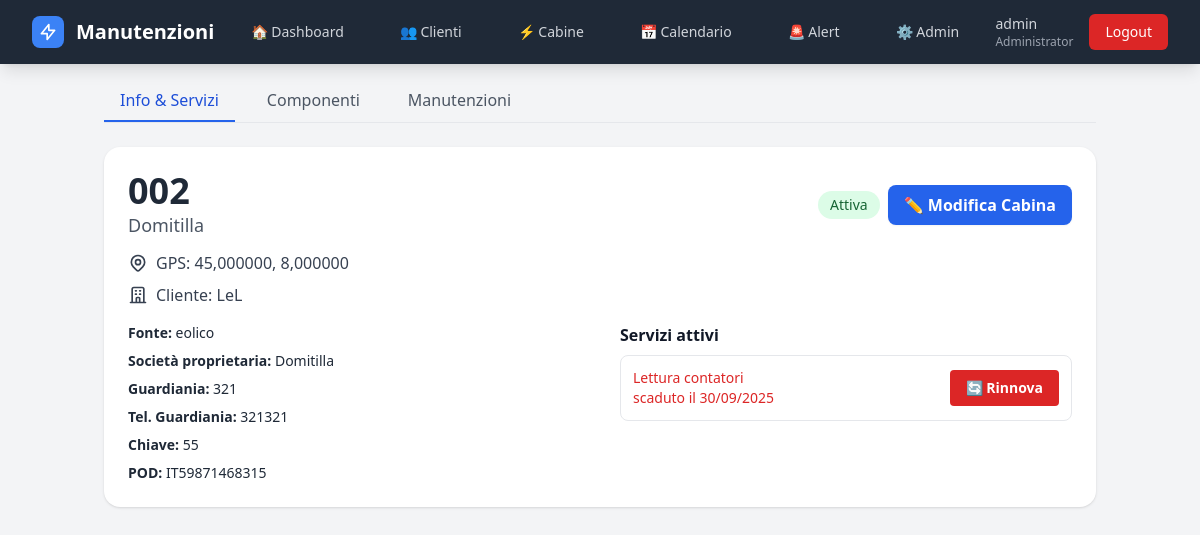
The page /cabine/002/ (signed in) on the database as committed earlier.
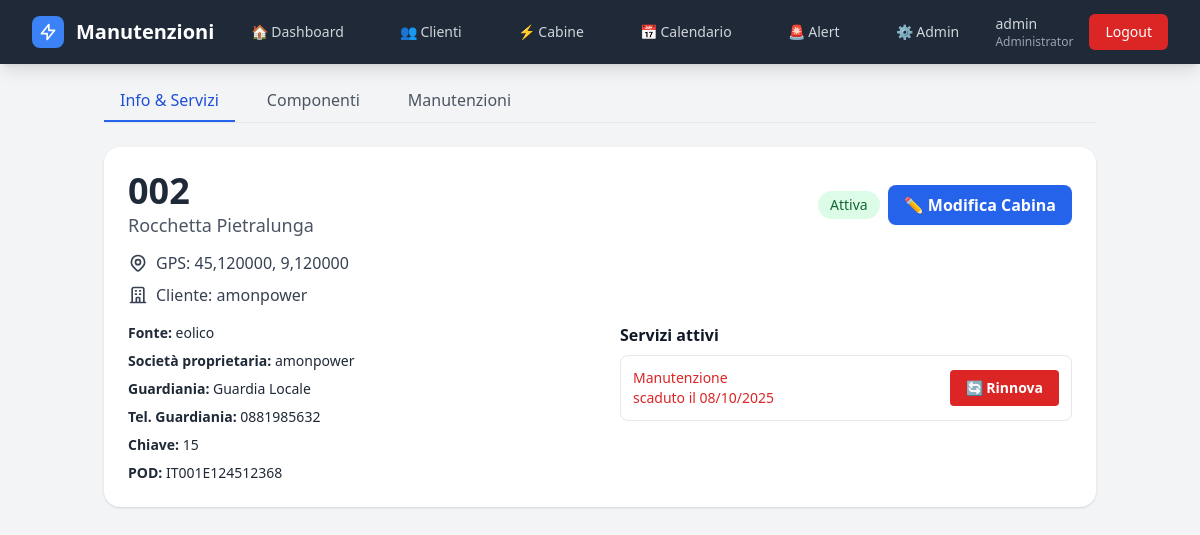
The same page on the database as committed later.
### gestione/models.py (models this page shows, shortened)
class Cabina(models.Model):
    nome = models.CharField(max_length=200, verbose_name="Nome/Denominazione")
    matricola = models.CharField(max_length=50, unique=True, verbose_name="Matricola")
    cliente = models.ForeignKey(Cliente, on_delete=models.CASCADE, related_name='cabine', verbose_name="Cliente")
    fonte = models.CharField(max_length=50,blank=True,verbose_name="Fonte energetica")
    guardiania = models.CharField(max_length=100, blank=True, verbose_name="Guardiania")
    chiave = models.CharField(max_length=50, blank=True, verbose_name="N° Chiave")
    pod = models.CharField(max_length=50, blank=True, verbose_name="POD")
    telefono_guardiania = models.CharField(max_length=20, blank=True, verbose_name="Tel. Guardiania")
    societa_proprietaria = models.CharField(max_length=100, blank=True, verbose_name="Società proprietaria")
    latitudine = models.DecimalField(max_digits=10, decimal_places=8, null=True, blank=True, verbose_name="Latitudine")
    longitudine = models.DecimalField(max_digits=11, decimal_places=8, null=True, blank=True, verbose_name="Longitudine")
    attiva = models.BooleanField(default=True, verbose_name="Attiva")
    note = models.TextField(blank=True, verbose_name="Note")
    template_report = models.ForeignKey(
        'ReportTemplate',
        on_delete=models.SET_NULL,
        null=True,
        blank=True,
        related_name='cabine_assegnate',
        verbose_name="Template report"
    )
    def prossima_manutenzione(self):
        prossima = (
            self.manutenzioni
            .filter(stato='programmata')
            .order_by('data_programmata')
            .first()
        )
        return prossima.data_programmata if prossima else None
    def giorni_alla_manutenzione_ordinaria(self):
        prossima = self.prossima_manutenzione()
        if prossima:
            delta = prossima - timezone.now().date()
            return delta.days
        return None
    def stato_manutenzione_ordinaria(self):
        giorni = self.giorni_alla_manutenzione_ordinaria()
        if giorni is None:
            return 'nessuna_programmata'
        elif giorni < 0:
            return 'scaduta'
        elif giorni <= 30:
            return 'in_scadenza'
        else:
            return 'ok'
    class Meta:
        verbose_name = "Cabina"
        verbose_name_plural = "Cabine"
        ordering = ['matricola']

class Cliente(models.Model):
    nome_azienda = models.CharField(max_length=200, verbose_name="Nome Azienda")
    responsabile = models.CharField(max_length=100, verbose_name="Responsabile")
    telefono_responsabile = models.CharField(max_length=20, verbose_name="Tel. Responsabile")
    email = models.EmailField(verbose_name="Email")
    email2 = models.EmailField(blank=True, verbose_name="Email 2")
    note = models.TextField(blank=True, verbose_name="Note")
    attivo = models.BooleanField(default=True, verbose_name="Attivo")
    data_creazione = models.DateTimeField(auto_now_add=True)
    data_modifica = models.DateTimeField(auto_now=True)
    class Meta:
        verbose_name = "Cliente"
        verbose_name_plural = "Clienti"
        ordering = ['nome_azienda']

class CabinaServizio(models.Model):
    cabina = models.ForeignKey('Cabina', on_delete=models.CASCADE, related_name='servizi_assoc')
    servizio = models.ForeignKey('Servizio', on_delete=models.CASCADE)
    scadenza = models.DateField(verbose_name="Data scadenza")
    class Meta:
        verbose_name = "Servizio assegnato"
        verbose_name_plural = "Servizi assegnati alle cabine"
        unique_together = ('cabina', 'servizio')  # ogni servizio una sola volta per cabina

class Servizio(models.Model):
    nome = models.CharField(max_length=100, unique=True, verbose_name="Nome servizio")
    descrizione = models.TextField(blank=True, verbose_name="Descrizione")
    class Meta:
        verbose_name = "Servizio"
        verbose_name_plural = "Servizi"
        ordering = ['nome']

### gestione/views.py (the view)
# urls.py: path('cabine/<str:matricola>/', views.dettaglio_cabina, name='dettaglio_cabina'),
@login_required
def dettaglio_cabina(request, matricola):
    cabina = get_object_or_404(Cabina, matricola=matricola, attiva=True)
    componenti = cabina.componenti.filter(attivo=True)
    today = timezone.localdate()
    for componente in componenti:
        componente.stato = componente.stato_manutenzione()
        componente.giorni = componente.giorni_alla_manutenzione()
        componente.prossima = componente.prossima_manutenzione()
    manutenzioni = (
        cabina.manutenzioni
        .annotate(
            is_aperta=Case(
                When(stato__in=['programmata', 'in_corso'], then=Value(True)),
                default=Value(False),
                output_field=BooleanField()
            )
        )
        .order_by('-is_aperta', '-data_completamento')  # aperte sopra, poi completate per data
    )
    context = {
        'cabina': cabina,
        'componenti': componenti,
        'manutenzioni': manutenzioni,
        'stato_ordinaria': cabina.stato_manutenzione_ordinaria(),
        'giorni_ordinaria': cabina.giorni_alla_manutenzione_ordinaria(),
        'prossima_ordinaria': cabina.prossima_manutenzione(),
        'today': today
    }
    return render(request, 'cabine/dettaglio.html', context)

### gestione/context_processors.py (called while the page is built)
def alert_count(request):
    if not request.user.is_authenticated:
        return {}
    alert_attivi = Alert.objects.filter(silenziato=False)
    scaduti = sum(1 for a in alert_attivi if a.priorita == "scaduto")
    in_scadenza = sum(1 for a in alert_attivi if a.priorita == "in_scadenza")
    return {
        "alert_scaduti": scaduti,
        "alert_in_scadenza": in_scadenza,
        "alert_count": scaduti + in_scadenza,
    }

### gestione/models.py (called while the page is built)
    def is_administrator(self):
        return self.is_superuser or self.ruolo == 'Administrator'

    @property
    def giorni_alla_scadenza(self):
        from datetime import date
        if self.stato == 'completata':
            return None
        delta = self.data_programmata - date.today()
        return delta.days

    @property
    def stato_scadenza(self):
        giorni = self.giorni_alla_scadenza
        if giorni is None:
            return 'completata'
        elif giorni < 0:
            return 'scaduta'
        elif giorni <= 7:
            return 'urgente'
        elif giorni <= 30:
            return 'in_scadenza'
        else:
            return 'ok'

### templates/cabine/dettaglio.html (shortened to what this page needs)
{% extends 'base.html' %}
{% block content %}
<div class="max-w-xl md:max-w-5xl mx-auto px-4 pt-4 pb-24 md:pb-8">
  <div class="mb-4 md:mb-6 border-b border-gray-200">
    <ul id="tabs"
        class="-mx-4 px-4 flex overflow-x-auto no-scrollbar gap-2 md:gap-4 text-sm md:text-base font-medium text-gray-600">
      <li>
        <button type="button"
                class="tab-button min-w-max px-3 md:px-4 py-2 border-b-2 hover:text-blue-600 focus:outline-none focus-visible:ring-2 focus-visible:ring-blue-500 rounded-t"
                data-tab="tab-info" >
          Info & Servizi
        </button>
      </li>
      <li>
        <button type="button"
                class="tab-button min-w-max px-3 md:px-4 py-2 border-b-2 border-transparent hover:text-blue-600 focus:outline-none focus-visible:ring-2 focus-visible:ring-blue-500 rounded-t relative"
                data-tab="tab-componenti" >
          Componenti
        </button>
      </li>
      <li>
        <button type="button"
                class="tab-button min-w-max px-3 md:px-4 py-2 border-b-2 border-transparent hover:text-blue-600 focus:outline-none focus-visible:ring-2 focus-visible:ring-blue-500 rounded-t relative"
                data-tab="tab-manutenzioni">
          Manutenzioni
        </button>
      </li>
    </ul>
  </div>
  <div id="tab-info" class="tab-content">
    {% include 'cabine/partials/tab_info.html' %}
  </div>
</div>
{% endblock %}

### templates/cabine/partials/tab_info.html (shortened to what this page needs)
<section class="bg-white shadow rounded-2xl p-4 md:p-6 relative">
  <div class="flex flex-col gap-2 sm:flex-row sm:items-center sm:justify-between">
    <div class="min-w-0">
      <h1 class="text-2xl md:text-4xl font-bold text-gray-800 break-all">{{ cabina.matricola }}</h1>
      <p class="text-gray-600 text-base md:text-lg truncate">{{ cabina.nome }}</p>
    </div>
    <div class="flex items-center gap-2">
      <span class="inline-flex items-center px-3 py-1 rounded-full text-xs md:text-sm font-medium
                   {% if cabina.attiva %}bg-green-100 text-green-800{% else %}bg-red-100 text-red-800{% endif %}">
        {% if cabina.attiva %}Attiva{% else %}Inattiva{% endif %}
      </span>
      {% if user.is_administrator or user.is_controlroom %}
      <a href="{% url 'modifica_cabina' cabina.matricola %}"
         class="hidden md:inline-flex items-center gap-2 bg-blue-600 hover:bg-blue-700
                text-white font-semibold px-4 py-2 rounded-lg shadow-sm">
        ✏️ Modifica Cabina
      </a>
      {% endif %}
    </div>
  </div>
  <div class="mt-3 space-y-2 text-gray-700">
    {% if cabina.latitudine and cabina.longitudine %}
    <div class="flex items-center gap-2">
      <span class="truncate">
        GPS: {{ cabina.latitudine|floatformat:6 }}, {{ cabina.longitudine|floatformat:6 }}
      </span>
    </div>
    {% endif %}
    {% if cabina.cliente %}
    <div class="flex items-center gap-2">
      <span class="truncate">Cliente: {{ cabina.cliente.nome_azienda }}</span>
    </div>
    {% endif %}
  </div>
  <div class="mt-4 grid grid-cols-1 md:grid-cols-2 gap-6 text-sm text-gray-800">
    <div class="space-y-2">
      {% if cabina.fonte %}<div><span class="font-semibold">Fonte:</span> {{ cabina.fonte }}</div>{% endif %}
      {% if cabina.societa_proprietaria %}<div><span class="font-semibold">Società proprietaria:</span> {{ cabina.societa_proprietaria }}</div>{% endif %}
      {% if cabina.guardiania %}<div><span class="font-semibold">Guardiania:</span> {{ cabina.guardiania }}</div>{% endif %}
      {% if cabina.telefono_guardiania %}<div><span class="font-semibold">Tel. Guardiania:</span> {{ cabina.telefono_guardiania }}</div>{% endif %}
      {% if cabina.chiave %}<div><span class="font-semibold">Chiave:</span> {{ cabina.chiave }}</div>{% endif %}
      {% if cabina.pod %}<div class="break-all"><span class="font-semibold">POD:</span> {{ cabina.pod }}</div>{% endif %}
    </div>
    <div class="md:pl-2">
      <h3 class="text-base font-semibold text-gray-900 mb-2">Servizi attivi</h3>
      <ul class="rounded-lg border divide-y">
        {% for cs in cabina.servizi_assoc.all %}
        <li class="p-3 flex flex-col sm:flex-row sm:items-center sm:justify-between gap-2"
            x-data="{ open:false }" @keydown.escape.window="open=false">
          <div class="min-w-0">
            <div class="font-medium {% if cs.scadenza <= today %}text-red-600{% else %}text-gray-900{% endif %} truncate">
              {{ cs.servizio.nome }}
            </div>
            {% if cs.scadenza > today %}
              <div class="text-gray-600">scade il {{ cs.scadenza|date:"d/m/Y" }}</div>
            {% else %}
              <div class="text-red-600">scaduto il {{ cs.scadenza|date:"d/m/Y" }}</div>
            {% endif %}
          </div>
          {% if cs.scadenza <= today %}
          <button type="button"
                  class="w-full sm:w-auto bg-red-600 hover:bg-red-700 text-white font-semibold py-2 px-4 rounded"
                  @click="open=true">
            🔄 Rinnova
          </button>
          {% endif %}
        </li>
        {% empty %}
          <li class="p-3 text-gray-500">Nessun servizio attivo.</li>
        {% endfor %}
      </ul>
    </div>
  </div>
</section>

Rows that differ between the two databases and show on the page:
removed Cabina: matricola "002", nome "Domitilla", latitudine "45,000000", longitudine "8,000000", cliente.nome_azienda "LeL", fonte "eolico", societa_proprietaria "Domitilla", guardiania "321", telefono_guardiania "321321", chiave "55", pod "IT59871468315"
removed CabinaServizio: servizio.nome "Lettura contatori", scadenza "30/09/2025", shows "🔄 Rinnova"
added Cabina: matricola "002", nome "Rocchetta Pietralunga", latitudine "45,120000", longitudine "9,120000", cliente.nome_azienda "amonpower", fonte "eolico", societa_proprietaria "amonpower", guardiania "Guardia Locale", telefono_guardiania "0881985632", chiave "15", pod "IT001E124512368"
added CabinaServizio: servizio.nome "Manutenzione", scadenza "08/10/2025", shows "🔄 Rinnova"
